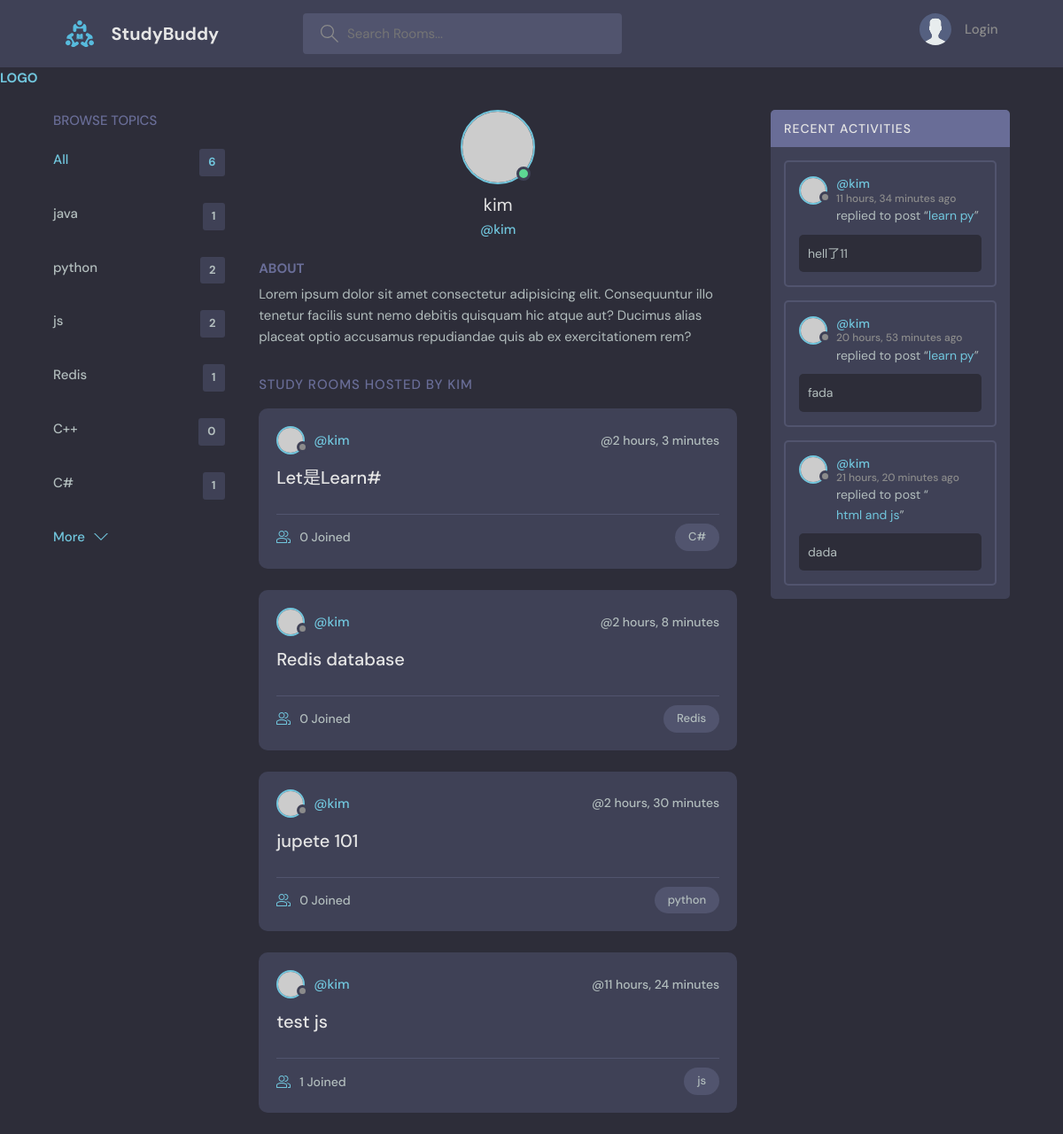
The page /profile/2 on the database its author committed.
### base/models.py (models this page shows, shortened)
class Topic(models.Model):
    name = models.CharField(max_length=200)

class Room(models.Model):
    host = models.ForeignKey(User, on_delete=models.SET_NULL, null=True)
    topic = models.ForeignKey('Topic', on_delete=models.SET_NULL, null=True)
    name = models.CharField(max_length=200)
    description = models.TextField(null=True, blank=True)
    participants = models.ManyToManyField(User, related_name='participants', blank=True)
    updated = models.DateTimeField(auto_now=True)
    created = models.DateTimeField(auto_now_add=True)
    class Meta:
        ordering = ['-updated', '-created']
    def __str__(self):
        return self.name

class Message(models.Model):
    user = models.ForeignKey(User, on_delete=models.CASCADE)
    room = models.ForeignKey(Room, on_delete=models.CASCADE)
    body = models.TextField()
    updated = models.DateTimeField(auto_now=True)
    created = models.DateTimeField(auto_now_add=True)
    class Meta:
        ordering = ['-updated', '-created']
    def __str__(self):
        return self.body[0:50]

### base/views.py (the view)
# urls.py: path('profile/<str:pk>', views.userProfile, name="user-profile"),
def userProfile(request, pk):
    user = User.objects.get(id=pk)
    print('user---------',user)
    rooms = user.room_set.all()
    room_messages = user.message_set.all()
    print('room_messages---------',room_messages)
    topics = Topic.objects.all()
    context = {
        'user': user,
        'rooms': rooms,
        'room_messages' : room_messages,
        'topics' : topics
    }
    return render(request, 'base/profile.html', context)

### base/templates/base/profile.html (shortened to what this page needs)
{% extends "main.html" %}
{% block content %}
<main class="profile-page layout layout--3">
  <div class="container">
    {% include "base/topics_component.html" %}
    <div class="roomList">
      <div class="profile">
        <div class="profile__avatar">
          <div class="avatar avatar--large active">
            <img src="https://randomuser.me/api/portraits/men/11.jpg" />
          </div>
        </div>
        <div class="profile__info">
          <h3>{{ user.username }}</h3>
          <p>@{{ user.username }}</p>
        </div>
        <div class="profile__about">
          <h3>About</h3>
          <p>
            Lorem ipsum dolor sit amet consectetur adipisicing elit. Consequuntur illo tenetur
            facilis sunt nemo debitis quisquam hic atque aut? Ducimus alias placeat optio
            accusamus repudiandae quis ab ex exercitationem rem?
          </p>
        </div>
      </div>
      <div class="roomList__header">
        <div>
          <h2>Study Rooms Hosted by {{user}}</a>
          </h2>
        </div>
      </div>
      {% include "base/feed_component.html" %}
    </div>
    {% include "base/activity_component.html" %}
  </div>
</main>
{% endblock content %}

### base/templates/base/topics_component.html
<div class="topics">
  <div class="topics__header">
    <h2>Browse Topics</h2>
  </div>
  <ul class="topics__list">
    <li>
      <a href="{% url 'home' %}" class="active">All <span>{{topics.count}}</span></a>
    </li>
    {% for topic in topics %}
    <li>
      <a href="{% url 'home' %}?q={{topic.name}}"
        >{{ topic.name }} <span> {{topic.room_set.all.count}} </span></a
      >
    </li>
    {% endfor %}
  </ul>
  <a class="btn btn--link" href="topics.html">
    More
    <svg
      version="1.1"
      xmlns="http://www.w3.org/2000/svg"
      width="32"
      height="32"
      viewBox="0 0 32 32"
    >
      <title>chevron-down</title>
      <path d="M16 21l-13-13h-3l16 16 16-16h-3l-13 13z"></path>
    </svg>
  </a>
</div>

### base/templates/base/feed_component.html (shortened to what this page needs)
{% for room in rooms %}
<div class="roomListRoom">
  <div class="roomListRoom__header">
    <a href="{% url 'user-profile' room.host.id %}" class="roomListRoom__author">
      <div class="avatar avatar--small">
        <img src="https://randomuser.me/api/portraits/women/11.jpg" />
      </div>
      <span>@{{ room.host.username}}</span>
    </a>
    <div class="roomListRoom__actions">
      <span>@{{ room.created|timesince }}</span>
    </div>
  </div>
  <div class="roomListRoom__content">
    <a href="{% url 'room' room.id %}">{{ room.name }}</a>
  </div>
  <div class="roomListRoom__meta">
    <a href="{% url 'room' room.id %}" class="roomListRoom__joined">
      {{room.participants.all.count}} Joined
    </a>
    <p class="roomListRoom__topic">{{ room.topic.name }}</p>
  </div>
</div>
{% endfor %}

### base/templates/base/activity_component.html (shortened to what this page needs)
<div class="activities">
    <div class="activities__header">
      <h2>Recent Activities</h2>
    </div>
    {% for message in room_messages %}
    <div class="activities__box">
      <div class="activities__boxHeader roomListRoom__header">
        <a href="{% url 'user-profile' message.user.id %}" class="roomListRoom__author">
          <div class="avatar avatar--small">
            <img src="https://randomuser.me/api/portraits/women/11.jpg" />
          </div>
          <p>
            @{{message.user }}
            <span>{{ message.created|timesince }} ago</span>
          </p>
        </a>
      </div>
      <div class="activities__boxContent">
        <p>
          replied to post “<a href="{% url 'room' message.room.id %}">{{message.room}}</a
          >”
        </p>
        <div class="activities__boxRoomContent">
            {{message.body}}        </div>
      </div>
    </div>
    {% endfor %}
</div>

### rows shown on the page
Topic: name "java", room_set.all.count "1"
Topic: name "python", room_set.all.count "2"
Topic: name "js", room_set.all.count "2"
Topic: name "Redis", room_set.all.count "1"
Topic: name "C++", room_set.all.count "0"
Topic: name "C#", room_set.all.count "1"
Room: host.username "kim", created "2 hours, 3 minutes", name "Let是Learn#", participants.all.count "0", topic.name "C#"
Room: host.username "kim", created "2 hours, 8 minutes", name "Redis database", participants.all.count "0", topic.name "Redis"
Room: host.username "kim", created "2 hours, 30 minutes", name "jupete 101", participants.all.count "0", topic.name "python"
Room: host.username "kim", created "11 hours, 24 minutes", name "test js", participants.all.count "1", topic.name "js"
Message: user "kim", created "11 hours, 34 minutes", room "learn py", body "hell了11"
Message: user "kim", created "20 hours, 53 minutes", room "learn py", body "fada"
Message: user "kim", created "21 hours, 20 minutes", room "html and js", body "dada"

### other values the page prints
{{ topics.count }} "6"
{{ user.username }} "kim"
{{ user }} "KIM"
